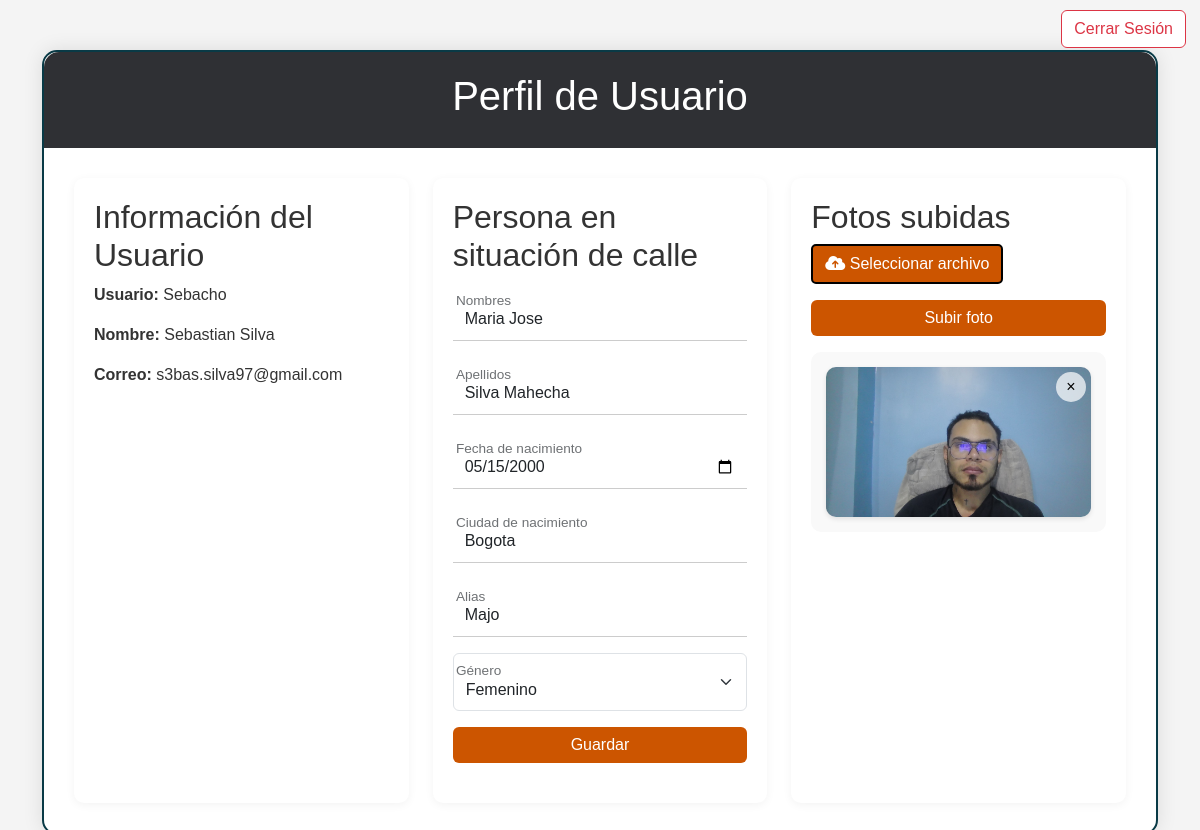
/users/profile/ (signed in), run on the app's committed database.
### users/models.py (models this page shows, shortened)
class CustomUser(AbstractUser):
    GENDER_CHOICES = [
        ('M', 'Masculino'),
        ('F', 'Femenino'),
    ]
    email = models.EmailField(unique=True)
    phone_number = models.CharField(max_length=15, default='0000000000')
    birth_date = models.DateField(null=True, blank=True)
    address = models.CharField(max_length=255, blank=True)
    city = models.CharField(max_length=100, blank=True)
    gender = models.CharField(max_length=1, choices=GENDER_CHOICES, blank=True, null=True)

class StreetPerson(models.Model):
    GENDER_CHOICES = [
        ('M', 'Masculino'),
        ('F', 'Femenino'),
    ]
    profile = models.ForeignKey(Profile, on_delete=models.CASCADE, related_name='street_persons')
    first_name = models.CharField(max_length=30)
    last_name = models.CharField(max_length=30)
    birth_date = models.DateField(null=True, blank=True)
    birth_city = models.CharField(max_length=100)
    alias = models.CharField(max_length=50, blank=True)
    gender = models.CharField(max_length=1, choices=GENDER_CHOICES, blank=True, null=True)
    created_at = models.DateTimeField(default=timezone.now)
    common_id = models.CharField(max_length=50, unique=True, null=True)

### photos/models.py (models this page shows, shortened)
class Photo(models.Model):
    user = models.ForeignKey(settings.AUTH_USER_MODEL, on_delete=models.CASCADE, related_name='photos')
    profile = models.ForeignKey(Profile, on_delete=models.CASCADE, related_name='profile_photos')
    image = models.ImageField(upload_to='photos/')
    uploaded_at = models.DateTimeField(auto_now_add=True)
    visible = models.BooleanField(default=True)  # Campo para controlar la visibilidad de la foto

### users/views.py (the view, shortened to what this page needs)
# urls.py: path('profile/', profile, name='profile'),  # URL para el perfil de usuario
@login_required
def profile(request):
    photo_form = PhotoUploadForm()
    street_person = StreetPerson.objects.filter(profile__user=request.user).last()
    street_person_form = StreetPersonForm(instance=street_person)
    if street_person_form.is_valid():
        street_person_data = street_person_form.save(commit=False)
        if not street_person_data.common_id:
            street_person_data.common_id = generate_common_id()  # Implementa esta función
        street_person_data.save()
    photos = Photo.objects.filter(user=request.user, visible=True)
    return render(request, 'users/profile.html', {
        'photo_form': photo_form,
        'street_person_form': street_person_form,
        'photos': photos,
        'street_person': street_person
    })

### photos/forms.py
class PhotoUploadForm(forms.ModelForm):
    class Meta:
        model = Photo
        fields = ['image']

### users/forms.py (shortened to what this page needs)
class StreetPersonForm(forms.ModelForm):
    GENDER_CHOICES = [
        ('M', 'Masculino'),
        ('F', 'Femenino'),
    ]
    first_name = forms.CharField(max_length=30, required=True, label='Nombres')
    last_name = forms.CharField(max_length=30, required=True, label='Apellidos')
    birth_date = forms.DateField(
        widget=forms.DateInput(attrs={'type': 'date'}),
        required=True,
        label='Fecha de nacimiento'
    )
    birth_city = forms.CharField(max_length=100, required=True, label='Ciudad de nacimiento')
    alias = forms.CharField(max_length=50, required=False, label='Alias')  # Changed to match model definition
    gender = forms.ChoiceField(choices=GENDER_CHOICES, required=False, label='Género')  # Changed to match model definition
    class Meta:
        model = StreetPerson
        fields = ['first_name', 'last_name', 'birth_date', 'birth_city', 'alias', 'gender']

### users/templates/users/profile.html (shortened to what this page needs)
<!DOCTYPE html>
<html lang="es">
<head>
    <link href="https://cdn.jsdelivr.net/npm/bootstrap@5.3.3/dist/css/bootstrap.min.css" rel="stylesheet">
</head>
<body>
    <div class="logout-button-container">
        <form method="post" action="{% url 'logout' %}">
            <button class="btn btn-outline-danger" type="submit">Cerrar Sesión</button>
        </form>
    </div>
    <div class="container">
            <div class="profile-container">
                <div class="profile-header">
                    <h1 class="text-center">Perfil de Usuario</h1>
                </div>
                    <div class="row g-4">
                        <div class="col-md-4">
                            <div class="profile-section">
                                <h2>Información del Usuario</h2>
                                <p><strong>Usuario:</strong> {{ user.username }}</p>
                                <p><strong>Nombre:</strong> {{ user.first_name }} {{ user.last_name }}</p>
                                <p><strong>Correo:</strong> {{ user.email }}</p>
                            </div>
                        </div>
                        <div class="col-md-4">
                            <div class="profile-section">
                                <h2>Persona en situación de calle</h2>
                                <form method="post">
                                    <div class="form-floating mb-3">
                                        <input type="text" class="form-control" id="first_name" name="first_name" placeholder="Nombres" value="{{ street_person.first_name|default:'' }}">
                                        <label for="first_name">Nombres</label>
                                    </div>
                                    <div class="form-floating mb-3">
                                        <input type="text" class="form-control" id="last_name" name="last_name" placeholder="Apellidos" value="{{ street_person.last_name|default:'' }}">
                                        <label for="last_name">Apellidos</label>
                                    </div>
                                    <div class="form-floating mb-3">
                                        <input type="date" class="form-control" id="birth_date" name="birth_date" value="{{ street_person.birth_date|date:'Y-m-d'|default:'' }}">
                                        <label for="birth_date">Fecha de nacimiento</label>
                                    </div>
                                    <div class="form-floating mb-3">
                                        <input type="text" class="form-control" id="birth_city" name="birth_city" placeholder="Ciudad de nacimiento" value="{{ street_person.birth_city|default:'' }}">
                                        <label for="birth_city">Ciudad de nacimiento</label>
                                    </div>
                                    <div class="form-floating mb-3">
                                        <input type="text" class="form-control" id="alias" name="alias" placeholder="Alias" value="{{ street_person.alias|default:'' }}">
                                        <label for="alias">Alias</label>
                                    </div>
                                    <div class="form-floating mb-3">
                                        <select class="form-select" id="gender" name="gender">
                                            <option value="F" {% if street_person.gender == 'F' %}selected{% endif %}>Femenino</option>
                                        </select>
                                        <label for="gender">Género</label>
                                    </div>
                                    <button class="btn btn-primary w-100" type="submit" name="street_person_form_submit">Guardar</button>
                                </form>
                            </div>
                        </div>
                        <div class="col-md-4">
                            <div class="profile-section">
                                <h2>Fotos subidas</h2>
                                <form method="post" enctype="multipart/form-data" class="mb-3">
                                    <div class="mb-3">
                                        <label for="id_image" class="custom-file-upload">
                                            <i class="fas fa-cloud-upload-alt"></i> Seleccionar archivo
                                        </label>
                                    </div>
                                    <button class="btn btn-primary w-100" type="submit" name="photo_form_submit">Subir foto</button>
                                </form>
                                <div class="photo-grid">
                                    {% for photo in photos %}
                                        <div class="photo-item">
                                            <img src="{{ photo.image.url }}" alt="Foto de {{ user.username }}">
                                            <button class="delete-btn" data-photo-id="{{ photo.id }}">&times;</button>
                                        </div>
                                    {% endfor %}
                                </div>
                            </div>
                        </div>
                    </div>
            </div>
    </div>
    </body>
    </html>

### users/templates/users/profile.html (style rules this page uses)
body { font-family: 'Arial', sans-serif; background-color: #f4f4f4; color: #333; }
.profile-container { border: 2px solid #093a46; background-color: #fff; border-radius: 15px; box-shadow: 0 0 20px rgba(0,0,0,0.1); padding: 30px; margin-top: 50px; }
.profile-header { background-color: #2f3034; color: white; padding: 20px; border-radius: 15px 15px 0 0; margin: -30px -30px 30px -30px; }
.profile-section { height: 100%; background-color: #ffffff; border-radius: 10px; padding: 20px; margin-bottom: 20px; box-shadow: 0 2px 10px rgba(0,0,0,0.05); }
.photo-grid { display: grid; grid-template-columns: repeat(auto-fill, minmax(150px, 1fr)); grid-gap: 15px; max-height: 500px; overflow-y: auto; padding: 15px; background-color: #f9f9f9; border-radius: 10px; }
.photo-item { position: relative; overflow: hidden; border-radius: 10px; box-shadow: 0 2px 5px rgba(0,0,0,0.1); transition: transform 0.3s ease; }
.photo-item img { width: 100%; height: 150px; object-fit: cover; }
.delete-btn { position: absolute; top: 5px; right: 5px; background-color: rgba(255,255,255,0.7); border: 10px; border-radius: 50%; width: 30px; height: 30px; font-size: 16px; cursor: pointer; display: flex; align-items: center; justify-content: center; transition: background-color 0.3s ease; }
.btn-primary { background-color: #CC5500; border: none; transition: background-color 0.3s ease; }
.logout-button-container { position: fixed; top: 10px; right: 14px; z-index: 1000; }
.btn-outline-danger { background-color: white; transition: all 0.3s ease; }
.custom-file-upload { border: 2px solid #000000; display: inline-block; padding: 6px 12px; cursor: pointer; background-color: #CC5500; color: #ffffff; border-radius: 5px; transition: all 0.3s ease; }
.form-control { border: none; border-bottom: 1px solid #ccc; border-radius: 0; padding-left: 0; }
.form-floating > label { padding-left: 0; }

### data on the page
CustomUser: username "Sebacho", first_name "Sebastian", last_name "Silva", email "s3bas.silva97@gmail.com"
StreetPerson: first_name "Maria Jose", last_name "Silva Mahecha", birth_date "05/15/2000", birth_city "Bogota", alias "Majo", gender "Femenino"
Photo: image (picture)
